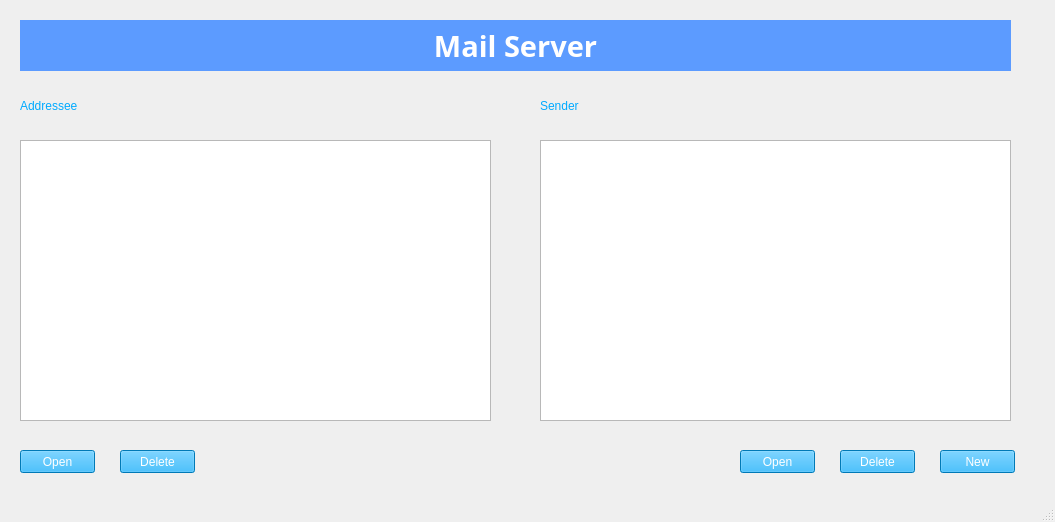
<?xml version="1.0" encoding="UTF-8"?>
<ui version="4.0">
 <class>serverWindow</class>
 <widget class="QMainWindow" name="serverWindow">
  <property name="windowModality">
   <enum>Qt::ApplicationModal</enum>
  </property>
  <property name="enabled">
   <bool>true</bool>
  </property>
  <property name="geometry">
   <rect>
    <x>0</x>
    <y>0</y>
    <width>1055</width>
    <height>522</height>
   </rect>
  </property>
  <property name="minimumSize">
   <size>
    <width>1055</width>
    <height>522</height>
   </size>
  </property>
  <property name="maximumSize">
   <size>
    <width>1055</width>
    <height>522</height>
   </size>
  </property>
  <property name="windowTitle">
   <string>MainWindow</string>
  </property>
  <widget class="QWidget" name="centralwidget">
   <widget class="QTableWidget" name="tblAddresse">
    <property name="geometry">
     <rect>
      <x>20</x>
      <y>140</y>
      <width>471</width>
      <height>281</height>
     </rect>
    </property>
    <property name="font">
     <font>
      <family>Bahnschrift</family>
      <pointsize>12</pointsize>
     </font>
    </property>
    <property name="cursor" stdset="0">
     <cursorShape>PointingHandCursor</cursorShape>
    </property>
    <property name="editTriggers">
     <set>QAbstractItemView::NoEditTriggers</set>
    </property>
    <property name="alternatingRowColors">
     <bool>true</bool>
    </property>
    <property name="selectionMode">
     <enum>QAbstractItemView::SingleSelection</enum>
    </property>
   </widget>
   <widget class="QTableWidget" name="tblSender">
    <property name="geometry">
     <rect>
      <x>540</x>
      <y>140</y>
      <width>471</width>
      <height>281</height>
     </rect>
    </property>
    <property name="font">
     <font>
      <family>Bahnschrift</family>
      <pointsize>12</pointsize>
     </font>
    </property>
    <property name="cursor" stdset="0">
     <cursorShape>PointingHandCursor</cursorShape>
    </property>
    <property name="editTriggers">
     <set>QAbstractItemView::NoEditTriggers</set>
    </property>
    <property name="selectionMode">
     <enum>QAbstractItemView::SingleSelection</enum>
    </property>
   </widget>
   <widget class="QLabel" name="lblAddressee">
    <property name="geometry">
     <rect>
      <x>20</x>
      <y>90</y>
      <width>151</width>
      <height>31</height>
     </rect>
    </property>
    <property name="styleSheet">
     <string notr="true">color: rgb(0, 170, 255);
font: 75 22pt &quot;Bahnschrift&quot;;</string>
    </property>
    <property name="text">
     <string>Addressee</string>
    </property>
   </widget>
   <widget class="QLabel" name="lblSender">
    <property name="geometry">
     <rect>
      <x>540</x>
      <y>90</y>
      <width>121</width>
      <height>31</height>
     </rect>
    </property>
    <property name="styleSheet">
     <string notr="true">color: rgb(0, 170, 255);
font: 75 22pt &quot;Bahnschrift&quot;;</string>
    </property>
    <property name="text">
     <string>Sender</string>
    </property>
   </widget>
   <widget class="QPushButton" name="pshBtnOpenAddressee">
    <property name="geometry">
     <rect>
      <x>20</x>
      <y>450</y>
      <width>75</width>
      <height>23</height>
     </rect>
    </property>
    <property name="cursor">
     <cursorShape>OpenHandCursor</cursorShape>
    </property>
    <property name="styleSheet">
     <string notr="true">color: rgb(255, 255, 255);
font: 75 12pt &quot;Bahnschrift&quot;;
background-color: rgb(0, 170, 255);</string>
    </property>
    <property name="text">
     <string>Open</string>
    </property>
   </widget>
   <widget class="QPushButton" name="pshBtnDeleteAddressee">
    <property name="geometry">
     <rect>
      <x>120</x>
      <y>450</y>
      <width>75</width>
      <height>23</height>
     </rect>
    </property>
    <property name="cursor">
     <cursorShape>OpenHandCursor</cursorShape>
    </property>
    <property name="styleSheet">
     <string notr="true">color: rgb(255, 255, 255);
font: 75 12pt &quot;Bahnschrift&quot;;
background-color: rgb(0, 170, 255);</string>
    </property>
    <property name="text">
     <string>Delete</string>
    </property>
   </widget>
   <widget class="QPushButton" name="pshBtnNew">
    <property name="geometry">
     <rect>
      <x>940</x>
      <y>450</y>
      <width>75</width>
      <height>23</height>
     </rect>
    </property>
    <property name="cursor">
     <cursorShape>OpenHandCursor</cursorShape>
    </property>
    <property name="styleSheet">
     <string notr="true">color: rgb(255, 255, 255);
font: 75 12pt &quot;Bahnschrift&quot;;
background-color: rgb(0, 170, 255);</string>
    </property>
    <property name="text">
     <string>New</string>
    </property>
   </widget>
   <widget class="QPushButton" name="pshBtnOpenSender">
    <property name="geometry">
     <rect>
      <x>740</x>
      <y>450</y>
      <width>75</width>
      <height>23</height>
     </rect>
    </property>
    <property name="cursor">
     <cursorShape>OpenHandCursor</cursorShape>
    </property>
    <property name="styleSheet">
     <string notr="true">color: rgb(255, 255, 255);
font: 75 12pt &quot;Bahnschrift&quot;;
background-color: rgb(0, 170, 255);</string>
    </property>
    <property name="text">
     <string>Open</string>
    </property>
   </widget>
   <widget class="QPushButton" name="pshBtnDeleteSender">
    <property name="geometry">
     <rect>
      <x>840</x>
      <y>450</y>
      <width>75</width>
      <height>23</height>
     </rect>
    </property>
    <property name="cursor">
     <cursorShape>OpenHandCursor</cursorShape>
    </property>
    <property name="styleSheet">
     <string notr="true">color: rgb(255, 255, 255);
font: 75 12pt &quot;Bahnschrift&quot;;
background-color: rgb(0, 170, 255);</string>
    </property>
    <property name="text">
     <string>Delete</string>
    </property>
   </widget>
   <widget class="QLabel" name="lblWelcome">
    <property name="geometry">
     <rect>
      <x>20</x>
      <y>20</y>
      <width>991</width>
      <height>51</height>
     </rect>
    </property>
    <property name="font">
     <font>
      <family>Bahnschrift</family>
      <pointsize>22</pointsize>
      <weight>75</weight>
      <bold>true</bold>
     </font>
    </property>
    <property name="styleSheet">
     <string notr="true">background-color: rgb(92, 155, 255);
color: rgb(255, 255, 255);</string>
    </property>
    <property name="text">
     <string>Mail Server</string>
    </property>
    <property name="alignment">
     <set>Qt::AlignCenter</set>
    </property>
   </widget>
  </widget>
  <widget class="QMenuBar" name="menubar">
   <property name="geometry">
    <rect>
     <x>0</x>
     <y>0</y>
     <width>1055</width>
     <height>21</height>
    </rect>
   </property>
  </widget>
  <widget class="QStatusBar" name="statusbar"/>
 </widget>
 <resources/>
 <connections/>
</ui>
